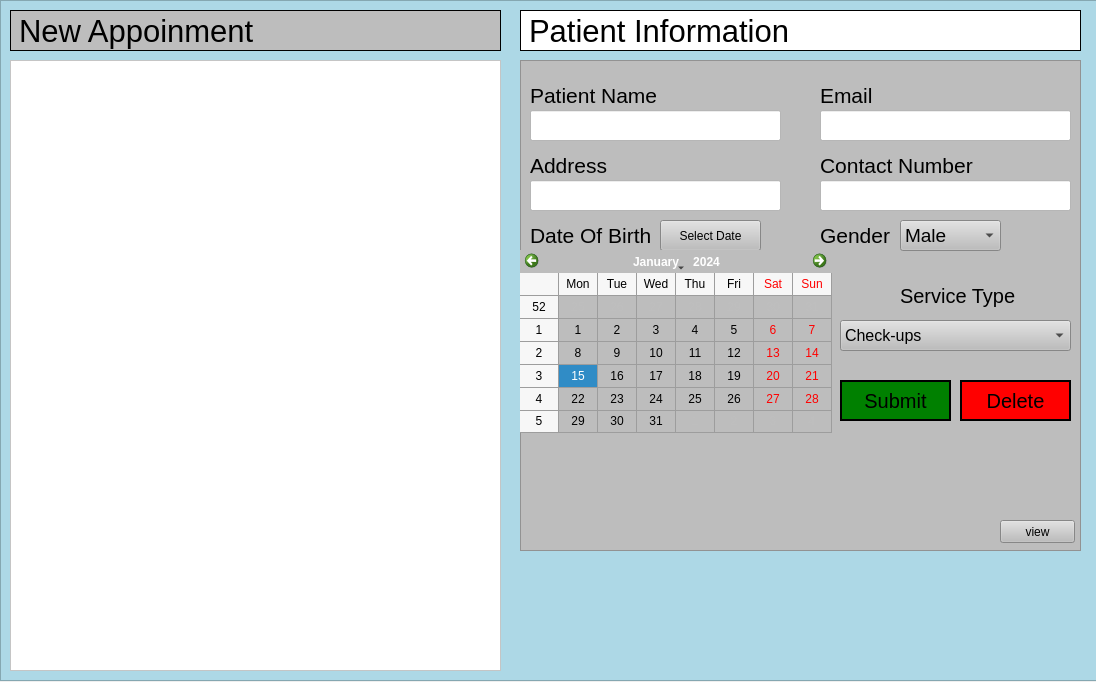
<?xml version="1.0" encoding="UTF-8"?>
<ui version="4.0">
 <class>Dialog</class>
 <widget class="QDialog" name="Dialog">
  <property name="geometry">
   <rect>
    <x>0</x>
    <y>0</y>
    <width>1096</width>
    <height>682</height>
   </rect>
  </property>
  <property name="baseSize">
   <size>
    <width>1100</width>
    <height>650</height>
   </size>
  </property>
  <property name="windowTitle">
   <string>Dialog</string>
  </property>
  <property name="styleSheet">
   <string notr="true">baackground-color: Whitrgb(255, 255, 255)
</string>
  </property>
  <property name="sizeGripEnabled">
   <bool>false</bool>
  </property>
  <widget class="QFrame" name="frame1">
   <property name="geometry">
    <rect>
     <x>0</x>
     <y>0</y>
     <width>1101</width>
     <height>681</height>
    </rect>
   </property>
   <property name="styleSheet">
    <string notr="true">background-color:lightblue;</string>
   </property>
   <property name="frameShape">
    <enum>QFrame::StyledPanel</enum>
   </property>
   <property name="frameShadow">
    <enum>QFrame::Raised</enum>
   </property>
   <widget class="QFrame" name="frame3">
    <property name="geometry">
     <rect>
      <x>10</x>
      <y>10</y>
      <width>491</width>
      <height>41</height>
     </rect>
    </property>
    <property name="styleSheet">
     <string notr="true">background-color:rgb(189, 189, 189);
border:1px Solid black</string>
    </property>
    <property name="frameShape">
     <enum>QFrame::StyledPanel</enum>
    </property>
    <property name="frameShadow">
     <enum>QFrame::Raised</enum>
    </property>
    <widget class="QLabel" name="newappointment">
     <property name="geometry">
      <rect>
       <x>0</x>
       <y>0</y>
       <width>491</width>
       <height>41</height>
      </rect>
     </property>
     <property name="font">
      <font>
       <pointsize>23</pointsize>
      </font>
     </property>
     <property name="text">
      <string>New Appoinment</string>
     </property>
    </widget>
   </widget>
   <widget class="QFrame" name="frame_2">
    <property name="geometry">
     <rect>
      <x>520</x>
      <y>60</y>
      <width>561</width>
      <height>491</height>
     </rect>
    </property>
    <property name="styleSheet">
     <string notr="true">background-color:rgb(189, 189, 189)</string>
    </property>
    <property name="frameShape">
     <enum>QFrame::StyledPanel</enum>
    </property>
    <property name="frameShadow">
     <enum>QFrame::Raised</enum>
    </property>
    <widget class="QLabel" name="clientname_3">
     <property name="geometry">
      <rect>
       <x>380</x>
       <y>220</y>
       <width>141</width>
       <height>31</height>
      </rect>
     </property>
     <property name="font">
      <font>
       <pointsize>15</pointsize>
      </font>
     </property>
     <property name="styleSheet">
      <string notr="true"/>
     </property>
     <property name="text">
      <string>Service Type</string>
     </property>
    </widget>
    <widget class="QComboBox" name="combo_box1">
     <property name="geometry">
      <rect>
       <x>320</x>
       <y>260</y>
       <width>231</width>
       <height>31</height>
      </rect>
     </property>
     <property name="styleSheet">
      <string notr="true">font-size: 16px; 

</string>
     </property>
     <item>
      <property name="text">
       <string>Check-ups</string>
      </property>
     </item>
     <item>
      <property name="text">
       <string>Diagnostic Services</string>
      </property>
     </item>
     <item>
      <property name="text">
       <string>Immunizations and Vaccinations</string>
      </property>
     </item>
    </widget>
    <widget class="QPushButton" name="cancelbutton">
     <property name="geometry">
      <rect>
       <x>440</x>
       <y>320</y>
       <width>111</width>
       <height>41</height>
      </rect>
     </property>
     <property name="font">
      <font>
       <pointsize>15</pointsize>
      </font>
     </property>
     <property name="styleSheet">
      <string notr="true">background-color: red;
border: 2px solid black;

</string>
     </property>
     <property name="text">
      <string>Delete</string>
     </property>
    </widget>
    <widget class="QPushButton" name="submitbutton">
     <property name="geometry">
      <rect>
       <x>320</x>
       <y>320</y>
       <width>111</width>
       <height>41</height>
      </rect>
     </property>
     <property name="font">
      <font>
       <pointsize>15</pointsize>
      </font>
     </property>
     <property name="styleSheet">
      <string notr="true">background-color:Green;
border: 2px Solid black;</string>
     </property>
     <property name="text">
      <string>Submit</string>
     </property>
    </widget>
    <widget class="QPushButton" name="viewbutton">
     <property name="geometry">
      <rect>
       <x>480</x>
       <y>460</y>
       <width>75</width>
       <height>23</height>
      </rect>
     </property>
     <property name="text">
      <string>view</string>
     </property>
    </widget>
    <widget class="QLineEdit" name="lineEdit">
     <property name="geometry">
      <rect>
       <x>300</x>
       <y>50</y>
       <width>251</width>
       <height>31</height>
      </rect>
     </property>
     <property name="font">
      <font>
       <pointsize>12</pointsize>
      </font>
     </property>
     <property name="styleSheet">
      <string notr="true">background-color:white;
rounded</string>
     </property>
    </widget>
    <widget class="QLabel" name="label">
     <property name="geometry">
      <rect>
       <x>10</x>
       <y>20</y>
       <width>131</width>
       <height>31</height>
      </rect>
     </property>
     <property name="font">
      <font>
       <pointsize>16</pointsize>
      </font>
     </property>
     <property name="text">
      <string>Patient Name</string>
     </property>
    </widget>
    <widget class="QLabel" name="label_2">
     <property name="geometry">
      <rect>
       <x>300</x>
       <y>20</y>
       <width>61</width>
       <height>31</height>
      </rect>
     </property>
     <property name="font">
      <font>
       <pointsize>16</pointsize>
      </font>
     </property>
     <property name="text">
      <string>Email</string>
     </property>
    </widget>
    <widget class="QLabel" name="label_5">
     <property name="geometry">
      <rect>
       <x>300</x>
       <y>90</y>
       <width>161</width>
       <height>31</height>
      </rect>
     </property>
     <property name="font">
      <font>
       <pointsize>16</pointsize>
      </font>
     </property>
     <property name="text">
      <string>Contact Number</string>
     </property>
    </widget>
    <widget class="QLineEdit" name="lineEdit_5">
     <property name="geometry">
      <rect>
       <x>10</x>
       <y>120</y>
       <width>251</width>
       <height>31</height>
      </rect>
     </property>
     <property name="font">
      <font>
       <pointsize>12</pointsize>
      </font>
     </property>
     <property name="styleSheet">
      <string notr="true">background-color:white;
rounded</string>
     </property>
    </widget>
    <widget class="QLabel" name="label_6">
     <property name="geometry">
      <rect>
       <x>300</x>
       <y>160</y>
       <width>81</width>
       <height>31</height>
      </rect>
     </property>
     <property name="font">
      <font>
       <pointsize>16</pointsize>
      </font>
     </property>
     <property name="text">
      <string>Gender</string>
     </property>
    </widget>
    <widget class="QLineEdit" name="lineEdit_6">
     <property name="geometry">
      <rect>
       <x>300</x>
       <y>120</y>
       <width>251</width>
       <height>31</height>
      </rect>
     </property>
     <property name="font">
      <font>
       <pointsize>12</pointsize>
      </font>
     </property>
     <property name="styleSheet">
      <string notr="true">background-color:white;
rounded</string>
     </property>
    </widget>
    <widget class="QComboBox" name="comboBox">
     <property name="geometry">
      <rect>
       <x>380</x>
       <y>160</y>
       <width>101</width>
       <height>31</height>
      </rect>
     </property>
     <property name="font">
      <font>
       <pointsize>14</pointsize>
      </font>
     </property>
     <item>
      <property name="text">
       <string>Male</string>
      </property>
     </item>
     <item>
      <property name="text">
       <string>Female</string>
      </property>
     </item>
    </widget>
    <widget class="QLabel" name="label_7">
     <property name="geometry">
      <rect>
       <x>10</x>
       <y>160</y>
       <width>131</width>
       <height>31</height>
      </rect>
     </property>
     <property name="font">
      <font>
       <pointsize>16</pointsize>
      </font>
     </property>
     <property name="text">
      <string>Date Of Birth</string>
     </property>
    </widget>
    <widget class="QPushButton" name="btnToggleCalendar">
     <property name="geometry">
      <rect>
       <x>140</x>
       <y>160</y>
       <width>101</width>
       <height>31</height>
      </rect>
     </property>
     <property name="text">
      <string>Select Date</string>
     </property>
    </widget>
    <widget class="QLabel" name="label_8">
     <property name="geometry">
      <rect>
       <x>10</x>
       <y>90</y>
       <width>81</width>
       <height>31</height>
      </rect>
     </property>
     <property name="font">
      <font>
       <pointsize>16</pointsize>
      </font>
     </property>
     <property name="text">
      <string>Address</string>
     </property>
    </widget>
    <widget class="QLineEdit" name="lineEdit_7">
     <property name="geometry">
      <rect>
       <x>10</x>
       <y>50</y>
       <width>251</width>
       <height>31</height>
      </rect>
     </property>
     <property name="font">
      <font>
       <pointsize>12</pointsize>
      </font>
     </property>
     <property name="styleSheet">
      <string notr="true">background-color:white;
rounded</string>
     </property>
    </widget>
    <widget class="QCalendarWidget" name="calendarWidget">
     <property name="geometry">
      <rect>
       <x>0</x>
       <y>190</y>
       <width>312</width>
       <height>183</height>
      </rect>
     </property>
     <property name="gridVisible">
      <bool>true</bool>
     </property>
    </widget>
    <zorder>label</zorder>
    <zorder>lineEdit_7</zorder>
    <zorder>label_8</zorder>
    <zorder>label_2</zorder>
    <zorder>clientname_3</zorder>
    <zorder>combo_box1</zorder>
    <zorder>cancelbutton</zorder>
    <zorder>submitbutton</zorder>
    <zorder>viewbutton</zorder>
    <zorder>lineEdit</zorder>
    <zorder>label_5</zorder>
    <zorder>lineEdit_5</zorder>
    <zorder>label_6</zorder>
    <zorder>lineEdit_6</zorder>
    <zorder>comboBox</zorder>
    <zorder>label_7</zorder>
    <zorder>btnToggleCalendar</zorder>
    <zorder>calendarWidget</zorder>
   </widget>
   <widget class="QTableWidget" name="tableWidget">
    <property name="geometry">
     <rect>
      <x>10</x>
      <y>60</y>
      <width>491</width>
      <height>611</height>
     </rect>
    </property>
    <property name="styleSheet">
     <string notr="true">background-color:white</string>
    </property>
   </widget>
   <widget class="QLabel" name="newappointment_2">
    <property name="geometry">
     <rect>
      <x>520</x>
      <y>10</y>
      <width>561</width>
      <height>41</height>
     </rect>
    </property>
    <property name="font">
     <font>
      <pointsize>23</pointsize>
     </font>
    </property>
    <property name="styleSheet">
     <string notr="true">background-color: white;
border: 1px solid black;
</string>
    </property>
    <property name="text">
     <string>Patient Information</string>
    </property>
   </widget>
   <zorder>frame_2</zorder>
   <zorder>tableWidget</zorder>
   <zorder>frame3</zorder>
   <zorder>newappointment_2</zorder>
  </widget>
 </widget>
 <resources>
  <include location="logo.qrc"/>
 </resources>
 <connections/>
</ui>
